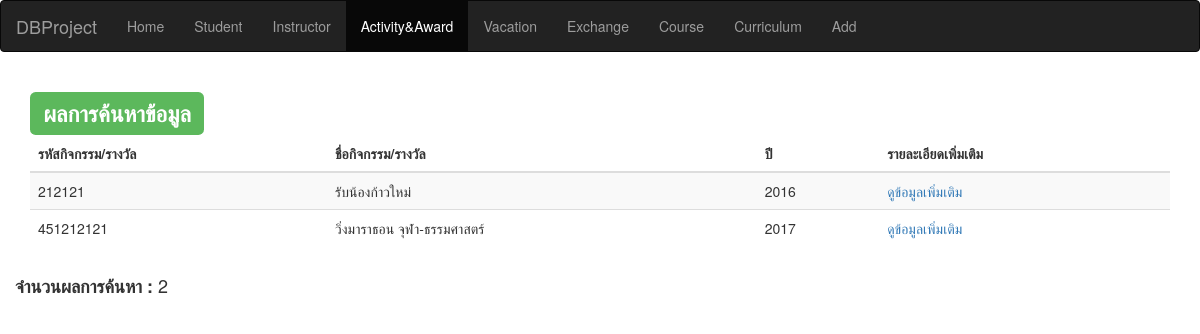
Page /searchActivityResult.php?aid=212121 on the committed database.
### tables this page shows
CREATE TABLE `activityandaward` (
  `name` varchar(360) NOT NULL,
  `year` int(11) NOT NULL,
  `aid` varchar(10) NOT NULL,
  `prize` varchar(30) DEFAULT NULL,
  `sid` varchar(10) NOT NULL,
  `national_id` varchar(13) NOT NULL,
  PRIMARY KEY (`aid`,`sid`,`national_id`),
  KEY `activityandaward_ibfk_1` (`sid`,`national_id`),
  CONSTRAINT `activityandaward_ibfk_1` FOREIGN KEY (`sid`, `national_id`) REFERENCES `student` (`sid`, `national_id`) ON DELETE CASCADE ON UPDATE CASCADE
);

### searchActivityResult.php (the view, shortened to what this page needs)
<?php
include('connect.php');
?>
<!DOCTYPE html>
<html lang="en">
<head>
  <link rel="stylesheet" href="https://maxcdn.bootstrapcdn.com/bootstrap/3.3.7/css/bootstrap.min.css">
</head>
<body>
<nav class="navbar navbar-inverse">
  <div class="container-fluid">
    <div class="navbar-header">
      <a class="navbar-brand" href="#">DBProject</a>
    </div>
    <ul class="nav navbar-nav">
      <li><a href="home.php">Home</a></li>
      <li><a href="searchStudent.html">Student</a></li>
      <li><a href="searchInstructor.html">Instructor</a></li>
      <li class="active"><a href="searchActivity.html">Activity&Award</a></li>
       <li><a href="searchVacation.html">Vacation</a></li>
        <li><a href="searchExchange.html">Exchange</a></li>
       <li><a href="searchCourse.html">Course</a></li>
       <li><a href="searchCurriculum.html">Curriculum</a></li>
       <li><a href="addStudent.html">Add</a></li>
    </ul>
  </div>
</nav>
<div class="container">
  <h2><span class="label label-success">ผลการค้นหาข้อมูล</span></h2>
</div>
<div class="container">
  <table class="table table-striped">
    <thead>
      <tr>
        <th>รหัสกิจกรรม/รางวัล</th>
        <th>ชื่อกิจกรรม/รางวัล</th>
        <th>ปี</th>
        <th>รายละเอียดเพิ่มเติม</th>
      </tr>
    </thead>
    <tbody>
      <?php
    $aid = $_GET["aid"];
    $name = $_GET["actname"];
    $year = $_GET["actyear"];
    $query = "SELECT aid, name, year
          FROM activityandaward
          WHERE aid LIKE".'"%'.$aid.'%"'."AND name LIKE".'"%'.$name.'%"'."AND year LIKE".'"%'.$year.'%"';
    $result = $conn->query($query);
    if ($result->num_rows > 0) {
      $count = 0;
        while($row = $result->fetch_assoc()) {
          echo"<tr>";
          echo"<td>" . $row['aid'] . "</td>";
          echo"<td>" . $row['name'] . "</td>";
          echo"<td>" . $row['year'] . "</td>";
          echo "<td><a href=activity.php?aid=".$row['aid'].">ดูข้อมูลเพิ่มเติม</a></td>";
          $count = $count + 1;
         }
    } else {
       echo "0 results";
    }
    ?>
    </tbody>
  </table>
  <div class = "row">
  <?php
   echo("<h4><b>จำนวนผลการค้นหา : </b>".$count."<h4>");
   ?>
   </div>
</div>
</body>
</html>

### rows in the picture
activityandaward: aid "212121", name "รับน้องก้าวใหม่", year "2016"
activityandaward: aid "451212121", name "วิ่งมาราธอน จุฬา-ธรรมศาสตร์", year "2017"

### other values in the picture
$count "2"
